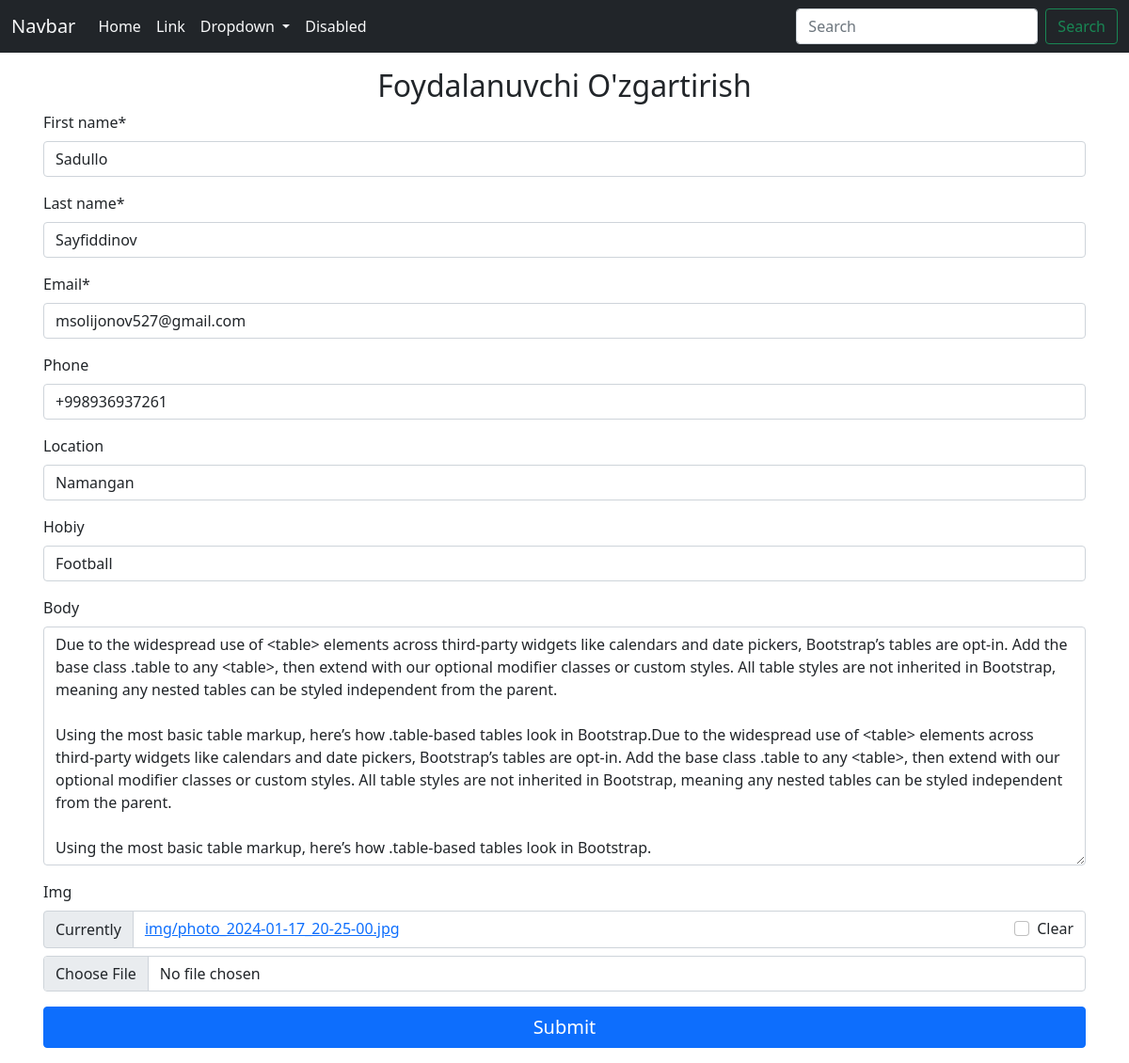
The page /update/4/ on the database its author committed.
### api/models.py (models this page shows, shortened)
class CrudModel(models.Model):
    first_name=models.CharField(max_length=100)
    last_name=models.CharField(max_length=100)
    email=models.CharField(max_length=100)
    phone=models.CharField(max_length=13,null=True,blank=True)
    location=models.CharField(max_length=100,null=True,blank=True)
    hobiy=models.CharField(max_length=100,null=True,blank=True)
    body=models.TextField(null=True,blank=True)
    img=models.ImageField(upload_to='img',null=True,blank=True)

### api/views.py (the view, shortened to what this page needs)
# urls.py: path('update/<int:pk>/',UpdatePlace.as_view(),name='update'),
class UpdatePlace(View):
    def get(self, request, pk):
        place_instance = get_object_or_404(CrudModel, id=pk)
        form = CrudForm(instance=place_instance)
        return render(request, 'forms/update.html', context={'forms': form})

### api/forms.py
class CrudForm(forms.ModelForm):
    class Meta:
        model=CrudModel
        fields='__all__'

### templates/forms/update.html (shortened to what this page needs)
{% extends "base.html" %}
{% load crispy_forms_tags %}
{% block content %}
        <div class="container p-3">
            <h2 class='text-center'>Foydalanuvchi O'zgartirish</h2>
            <form action="" method="post">
                {{forms|crispy}}
                <button class="btn btn-primary w-100 fs-5">Submit</button>
            </form>
        </div>
{% endblock  %}

### rows shown on the page
CrudModel: first_name "Sadullo", last_name "Sayfiddinov", email "msolijonov527@gmail.com", phone "+998936937261", location "Namangan", hobiy "Football", body "Due to the widespread use of <table> elements across third-party widgets like calendars and date pickers, Bootstrap’s tables are opt-in. Add the base class .table to any <table>, then extend with our optional modifier classes or custom styles. All table styles are not inherited in Bootstrap, meaning any nested tables can be styled independent from the parent. Using the most basic table markup, here’s how .table-based tables look in Bootstrap.Due to the widespread use of <table> elements across third-party widgets like calendars and date pickers, Bootstrap’s tables are opt-in. Add the base class .table to any <table>, then extend with our optional modifier classes or custom styles. All table…"
